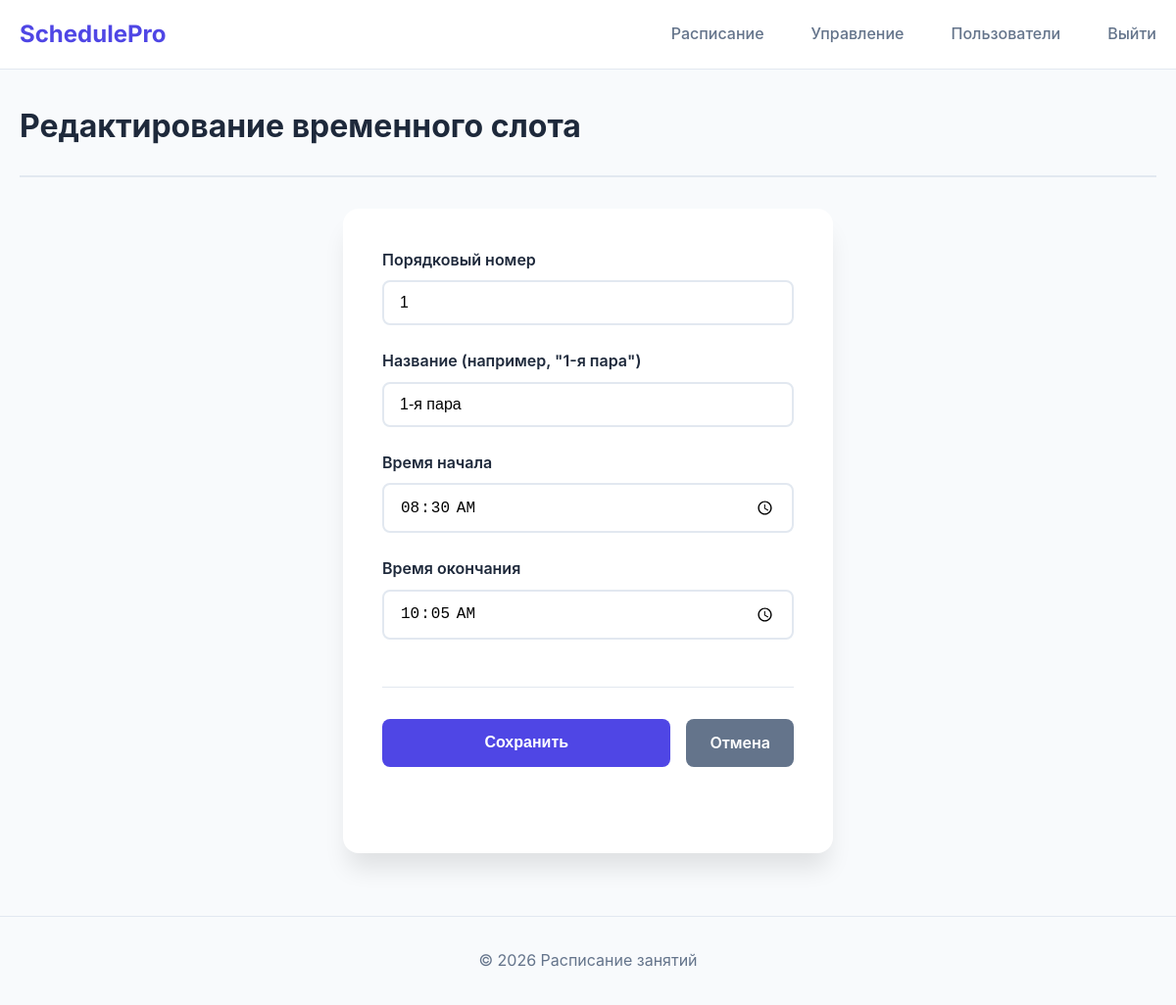
/manager/time-slot/1/edit (signed in), run on the app's committed database.
### models.py (models this page shows, shortened)
class TimeSlot(db.Model):
    __tablename__ = 'time_slots'
    id = db.Column(db.Integer, primary_key=True)
    name = db.Column(db.String(50), nullable=False)  # например, "1-я пара"
    start_time = db.Column(db.Time, nullable=False)
    end_time = db.Column(db.Time, nullable=False)
    order = db.Column(db.Integer, nullable=False)    # порядковый номер для сортировки

### app.py (the view, shortened to what this page needs)
@app.route('/manager/time-slot/<int:slot_id>/edit', methods=['GET', 'POST'])
@login_required
def manager_time_slot_edit(slot_id):
    if not current_user.is_manager() and not current_user.is_admin():
        flash('Доступ запрещён', 'danger')
        return redirect(url_for('index'))
    slot = TimeSlot.query.get_or_404(slot_id)
    return render_template('manager_time_slot_form.html', slot=slot)

### app.py (called while the page is built)
@login_manager.user_loader
def load_user(user_id):
    return User.query.get(int(user_id))

### models.py (called while the page is built)
    def is_admin(self):
        return self.role == 'admin'

    def is_manager(self):
        return self.role == 'manager'

    def is_teacher(self):
        return self.role == 'teacher'

    def is_student(self):
        return self.role == 'student'

### templates/manager_time_slot_form.html (shortened to what this page needs)
{% extends "base.html" %}
{% block content %}
<div class="container">
    <div class="schedule-header">
        <h1>{% if slot %}Редактирование{% else %}Создание{% endif %} временного слота</h1>
    </div>
    <div class="selection-card">
        <form method="POST">
            <div class="form-group">
                <label for="order">Порядковый номер</label>
                <input type="number" class="form-control" id="order" name="order" value="{{ slot.order if slot else '' }}" min="1" required>
            </div>
            <div class="form-group">
                <label for="name">Название (например, "1-я пара")</label>
                <input type="text" class="form-control" id="name" name="name" value="{{ slot.name if slot else '' }}" required>
            </div>
            <div class="form-group">
                <label for="start_time">Время начала</label>
                <input type="time" class="form-control" id="start_time" name="start_time" value="{{ slot.start_time.strftime('%H:%M') if slot else '' }}" required>
            </div>
            <div class="form-group">
                <label for="end_time">Время окончания</label>
                <input type="time" class="form-control" id="end_time" name="end_time" value="{{ slot.end_time.strftime('%H:%M') if slot else '' }}" required>
            </div>
            <div class="actions">
                <button type="submit" class="btn btn-primary">Сохранить</button>
                <a href="{{ url_for('manager_time_slots') }}" class="btn btn-secondary">Отмена</a>
            </div>
        </form>
    </div>
</div>
{% endblock %}

### static/style.css (style rules this page uses)
:root { --primary: #4f46e5; --primary-dark: #4338ca; --secondary: #64748b; --success: #10b981; --warning: #f59e0b; --danger: #ef4444; --background: #f8fafc; --surface: #ffffff; --text-primary: #1e293b; --text-secondary: #64748b; --border: #e2e8f0; --shadow: 0 4px 6px -1px rgba(0, 0, 0, 0.1); --shadow-lg: 0 20px 25px -5px rgba(0, 0, 0, 0.1); }
* { margin: 0; padding: 0; box-sizing: border-box; }
body { font-family: 'Inter', -apple-system, BlinkMacSystemFont, sans-serif; background: var(--background); color: var(--text-primary); line-height: 1.6; }
.container { max-width: 1200px; margin: 0 auto; padding: 0 20px; }
.selection-card { background: var(--surface); border-radius: 16px; padding: 2.5rem; box-shadow: var(--shadow-lg); max-width: 500px; margin: 0 auto 4rem; }
.form-group { margin-bottom: 1.5rem; }
.form-group label { display: block; font-weight: 600; margin-bottom: 0.5rem; color: var(--text-primary); }
.form-control { width: 100%; padding: 0.75rem 1rem; border: 2px solid var(--border); border-radius: 8px; font-size: 1rem; transition: all 0.2s; background: var(--surface); }
.btn { display: inline-flex; align-items: center; justify-content: center; padding: 0.75rem 1.5rem; border-radius: 8px; font-weight: 600; font-size: 1rem; cursor: pointer; transition: all 0.2s; border: none; text-decoration: none; }
.btn-primary { background: var(--primary); color: white; width: 100%; }
.btn-secondary { background: var(--secondary); color: white; }
.schedule-header { display: flex; justify-content: space-between; align-items: flex-start; margin: 2rem 0; padding-bottom: 1.5rem; border-bottom: 2px solid var(--border); }
.actions { display: flex; gap: 1rem; justify-content: center; margin: 3rem 0; padding-top: 2rem; border-top: 1px solid var(--border); }

### data on the page
TimeSlot: order "1", name "1-я пара", start_time "08:30", end_time "10:05"
